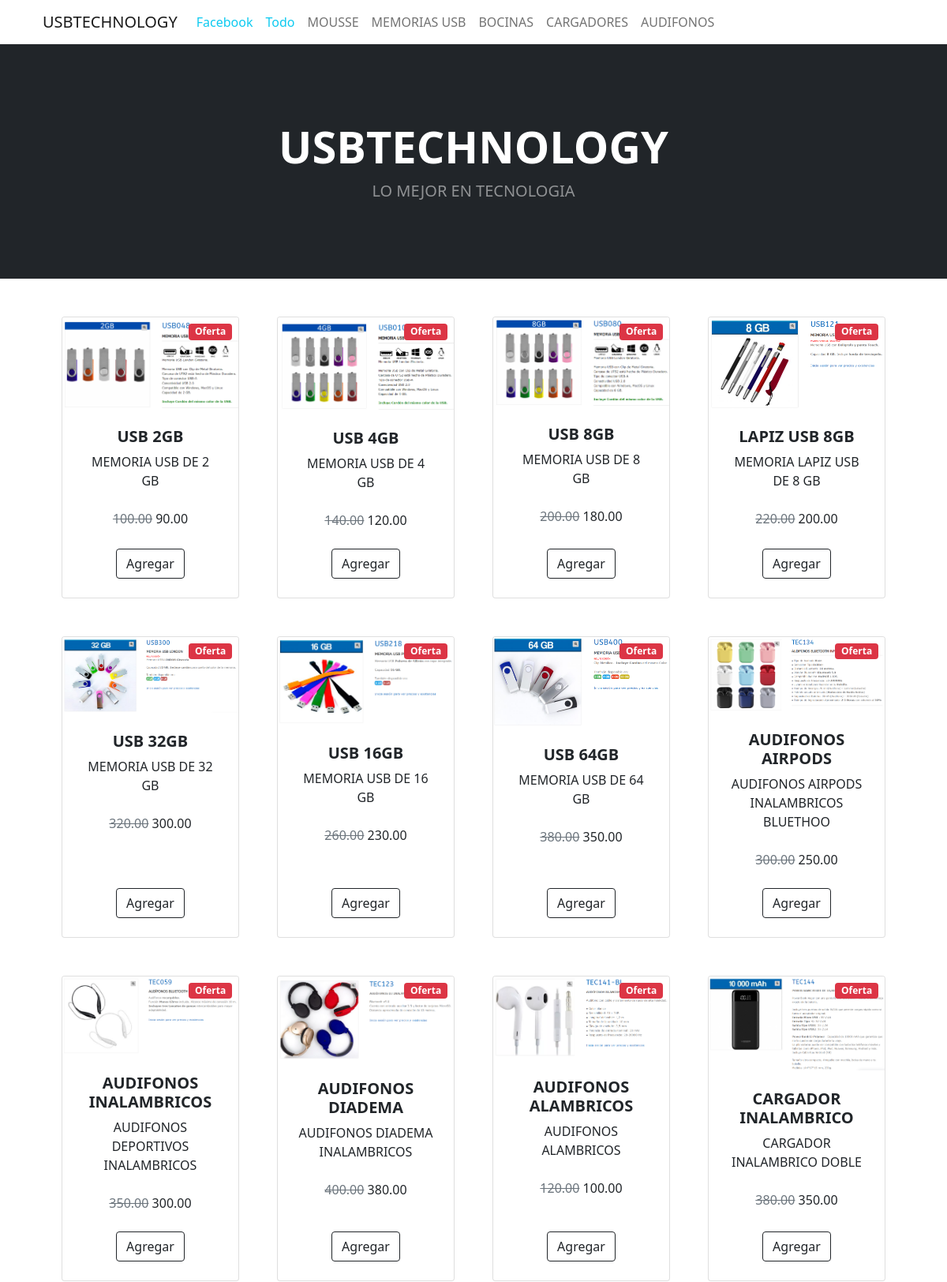
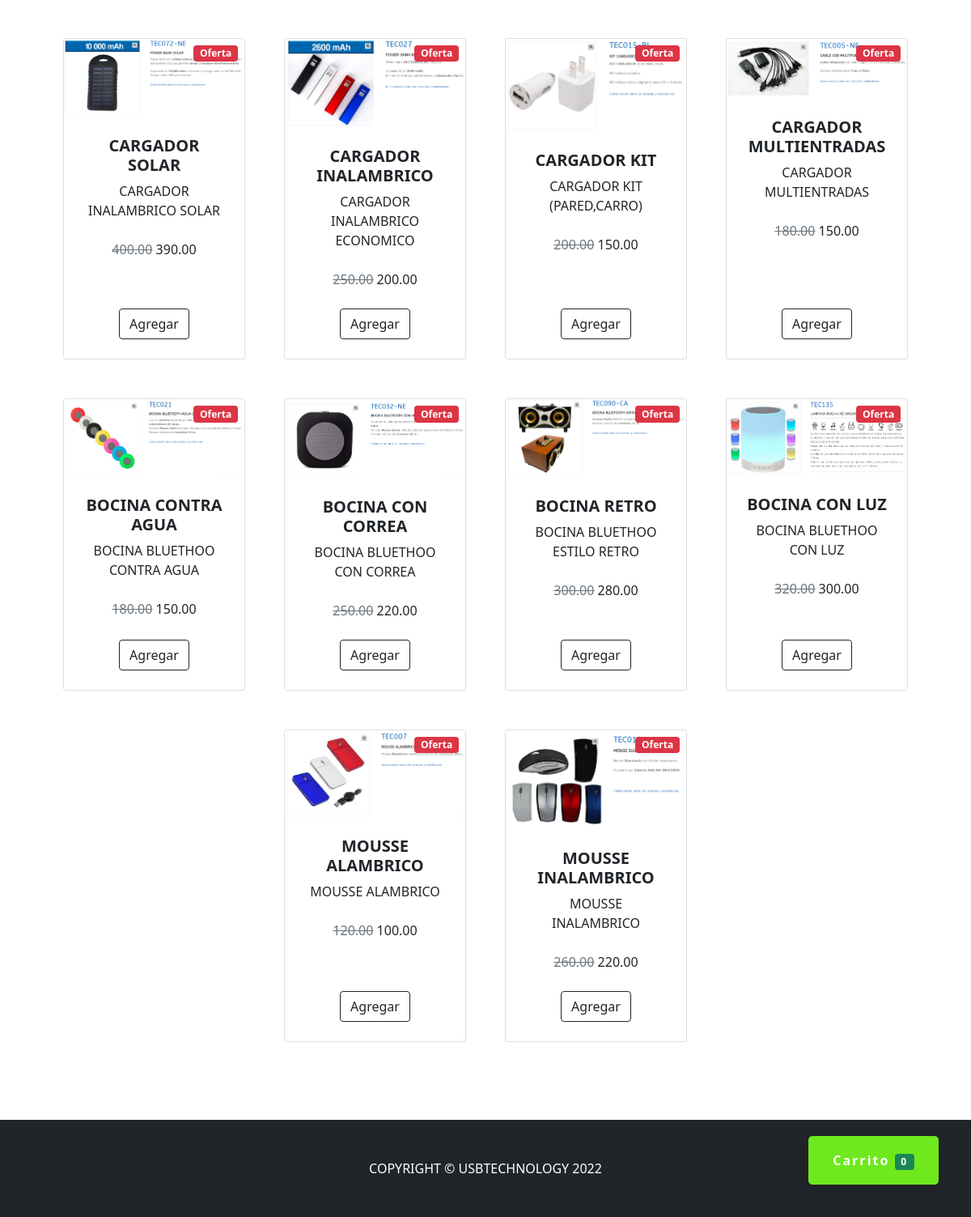
The page / on the database its author committed (2 pictures, top to bottom).
### tables this page shows
CREATE TABLE `categorias` (
  `id` int(11) NOT NULL,
  `categoria` varchar(50) NOT NULL
);

CREATE TABLE `productos` (
  `id` int(11) NOT NULL,
  `nombre` varchar(255) NOT NULL,
  `descripcion` text NOT NULL,
  `precio_normal` decimal(10,2) NOT NULL,
  `precio_rebajado` decimal(10,2) NOT NULL,
  `cantidad` int(11) NOT NULL,
  `imagen` varchar(50) NOT NULL,
  `id_categoria` int(11) NOT NULL
);

### index.php (the view, shortened to what this page needs)
<?php require_once "config/conexion.php"; ?>
<!DOCTYPE html>
<html lang="en">
<head>
    <link href="assets/css/styles.css" rel="stylesheet" />
    <link href="assets/css/estilos.css" rel="stylesheet" />
</head>
<body>
    <a href="#" class="btn-flotante" id="btnCarrito">Carrito <span class="badge bg-success" id="carrito">0</span></a>
    <div class="container">
        <nav class="navbar navbar-expand-lg navbar-light">
            <div class="container-fluid">
                <a class="navbar-brand" href="#">USBTECHNOLOGY</a>
                <div class="collapse navbar-collapse" id="navbarNav">
                    <ul class="navbar-nav">
                    <a href="https://www.facebook.com/Usbtechnology-100538252472350/?ref=page_internal" class="nav-link text-info" category="all">Facebook</a>
                        <a href="#" class="nav-link text-info" category="all">Todo</a>
                        <?php
                        $query = mysqli_query($conexion, "SELECT * FROM categorias");
                        while ($data = mysqli_fetch_assoc($query)) { ?>
                            <a href="#" class="nav-link" category="<?php echo $data['categoria']; ?>"><?php echo $data['categoria']; ?></a>
                        <?php } ?>
                    </ul>
                </div>
            </div>
        </nav>
    </div>
    <header class="bg-dark py-5">
        <div class="container px-4 px-lg-5 my-5">
            <div class="text-center text-white">
                <h1 class="display-4 fw-bolder">USBTECHNOLOGY </h1>
                <p class="lead fw-normal text-white-50 mb-0">LO MEJOR EN TECNOLOGIA</p>
            </div>
        </div>
    </header>
    <section class="py-5">
        <div class="container px-4 px-lg-5">
            <div class="row gx-4 gx-lg-5 row-cols-2 row-cols-md-3 row-cols-xl-4 justify-content-center">
                <?php
                $query = mysqli_query($conexion, "SELECT p.*, c.id AS id_cat, c.categoria FROM productos p INNER JOIN categorias c ON c.id = p.id_categoria");
                $result = mysqli_num_rows($query);
                if ($result > 0) {
                    while ($data = mysqli_fetch_assoc($query)) { ?>
                        <div class="col mb-5 productos" category="<?php echo $data['categoria']; ?>">
                            <div class="card h-100">
                                <div class="badge bg-danger text-white position-absolute" style="top: 0.5rem; right: 0.5rem"><?php echo ($data['precio_normal'] > $data['precio_rebajado']) ? 'Oferta' : ''; ?></div>
                                <img class="card-img-top" src="assets/img/<?php echo $data['imagen']; ?>" alt="..." />
                                <div class="card-body p-4">
                                    <div class="text-center">
                                        <h5 class="fw-bolder"><?php echo $data['nombre'] ?></h5>
                                        <p><?php echo $data['descripcion']; ?></p>
                                        <span class="text-muted text-decoration-line-through"><?php echo $data['precio_normal'] ?></span>
                                        <?php echo $data['precio_rebajado'] ?>
                                    </div>
                                </div>
                                <div class="card-footer p-4 pt-0 border-top-0 bg-transparent">
                                    <div class="text-center"><a class="btn btn-outline-dark mt-auto agregar" data-id="<?php echo $data['id']; ?>" href="#">Agregar</a></div>
                                </div>
                            </div>
                        </div>
                <?php  }
                } ?>
            </div>
        </div>
    </section>
    <footer class="py-5 bg-dark">
        <div class="container">
            <p class="m-0 text-center text-white">COPYRIGHT &copy; USBTECHNOLOGY 2022</p>
        </div>
    </footer>
</body>
</html>

### assets/css/estilos.css (style rules this page uses)
.btn-flotante { font-size: 16px; font-weight: bold; color: #ffffff; border-radius: 5px; letter-spacing: 2px; background-color: #6fe91e; padding: 18px 30px; position: fixed; bottom: 40px; right: 40px; transition: all 300ms ease 0ms; box-shadow: 0px 8px 15px rgba(0, 0, 0, 0.1); z-index: 99; text-decoration: none; }

### rows shown on the page
categorias: categoria "MOUSSE"
categorias: categoria "MEMORIAS USB"
categorias: categoria "BOCINAS"
categorias: categoria "CARGADORES"
categorias: categoria "AUDIFONOS"
productos: shows "Oferta", imagen (picture), nombre "USB 2GB", descripcion "MEMORIA USB DE 2 GB", precio_normal "100.00", precio_rebajado "90.00"
productos: shows "Oferta", imagen (picture), nombre "USB 4GB", descripcion "MEMORIA USB DE 4 GB", precio_normal "140.00", precio_rebajado "120.00"
productos: shows "Oferta", imagen (picture), nombre "USB 8GB", descripcion "MEMORIA USB DE 8 GB", precio_normal "200.00", precio_rebajado "180.00"
productos: shows "Oferta", imagen (picture), nombre "LAPIZ USB 8GB", descripcion "MEMORIA LAPIZ USB DE 8 GB", precio_normal "220.00", precio_rebajado "200.00"
productos: shows "Oferta", imagen (picture), nombre "USB 32GB", descripcion "MEMORIA USB DE 32 GB", precio_normal "320.00", precio_rebajado "300.00"
productos: shows "Oferta", imagen (picture), nombre "USB 16GB", descripcion "MEMORIA USB DE 16 GB", precio_normal "260.00", precio_rebajado "230.00"
productos: shows "Oferta", imagen (picture), nombre "USB 64GB", descripcion "MEMORIA USB DE 64 GB", precio_normal "380.00", precio_rebajado "350.00"
productos: shows "Oferta", imagen (picture), nombre "AUDIFONOS AIRPODS", descripcion "AUDIFONOS AIRPODS INALAMBRICOS BLUETHOO", precio_normal "300.00", precio_rebajado "250.00"
productos: shows "Oferta", imagen (picture), nombre "AUDIFONOS INALAMBRICOS", descripcion "AUDIFONOS DEPORTIVOS INALAMBRICOS", precio_normal "350.00", precio_rebajado "300.00"
productos: shows "Oferta", imagen (picture), nombre "AUDIFONOS DIADEMA", descripcion "AUDIFONOS DIADEMA INALAMBRICOS", precio_normal "400.00", precio_rebajado "380.00"
productos: shows "Oferta", imagen (picture), nombre "AUDIFONOS ALAMBRICOS", descripcion "AUDIFONOS ALAMBRICOS", precio_normal "120.00", precio_rebajado "100.00"
productos: shows "Oferta", imagen (picture), nombre "CARGADOR INALAMBRICO", descripcion "CARGADOR INALAMBRICO DOBLE", precio_normal "380.00", precio_rebajado "350.00"
productos: shows "Oferta", imagen (picture), nombre "CARGADOR SOLAR", descripcion "CARGADOR INALAMBRICO SOLAR", precio_normal "400.00", precio_rebajado "390.00"
productos: shows "Oferta", imagen (picture), nombre "CARGADOR INALAMBRICO", descripcion "CARGADOR INALAMBRICO ECONOMICO", precio_normal "250.00", precio_rebajado "200.00"
productos: shows "Oferta", imagen (picture), nombre "CARGADOR KIT", descripcion "CARGADOR KIT (PARED,CARRO)", precio_normal "200.00", precio_rebajado "150.00"
productos: shows "Oferta", imagen (picture), nombre "CARGADOR MULTIENTRADAS", descripcion "CARGADOR MULTIENTRADAS", precio_normal "180.00", precio_rebajado "150.00"
productos: shows "Oferta", imagen (picture), nombre "BOCINA CONTRA AGUA", descripcion "BOCINA BLUETHOO CONTRA AGUA", precio_normal "180.00", precio_rebajado "150.00"
productos: shows "Oferta", imagen (picture), nombre "BOCINA CON CORREA", descripcion "BOCINA BLUETHOO CON CORREA", precio_normal "250.00", precio_rebajado "220.00"
productos: shows "Oferta", imagen (picture), nombre "BOCINA RETRO", descripcion "BOCINA BLUETHOO ESTILO RETRO", precio_normal "300.00", precio_rebajado "280.00"
productos: shows "Oferta", imagen (picture), nombre "BOCINA CON LUZ", descripcion "BOCINA BLUETHOO CON LUZ", precio_normal "320.00", precio_rebajado "300.00"
productos: shows "Oferta", imagen (picture), nombre "MOUSSE ALAMBRICO", descripcion "MOUSSE ALAMBRICO", precio_normal "120.00", precio_rebajado "100.00"
productos: shows "Oferta", imagen (picture), nombre "MOUSSE INALAMBRICO", descripcion "MOUSSE INALAMBRICO", precio_normal "260.00", precio_rebajado "220.00"
